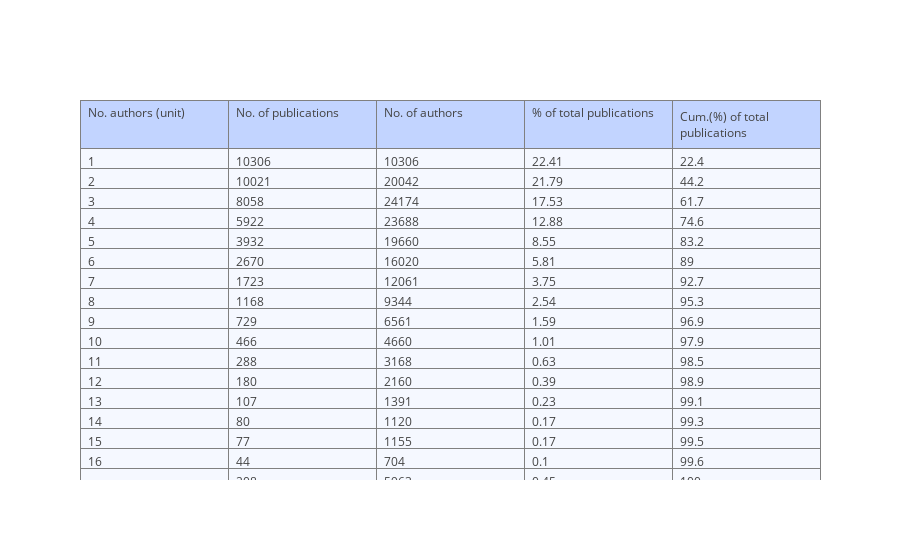

Here is the notebook cell this chart was saved with:
### Markdown cell above
## Dynamics in Publication Networks

### Code cell
# plot authorship patterns 
visual.plot_authorship_ptrn(20)

### Figure 1 — Plotly figure (JSON) as saved in the notebook; plotly's stock layout.template omitted (floating-point values rounded to 4 significant figures)
{"data": [{"cells": {"align": ["left", "left", "left", "left", "left"], "fill": {"color": "#F5F8FF"}, "values": [[1, 2, 3, 4, 5, 6, 7, 8, 9, 10, 11, 12, 13, 14, 15, 16, ">16"], [10306, 10021, 8058, 5922, 3932, 2670, 1723, 1168, 729, 466, 288, 180, 107, 80, 77, 44, 208], [10306, 20042, 24174, 23688, 19660, 16020, 12061, 9344, 6561, 4660, 3168, 2160, 1391, 1120, 1155, 704, 5963], [22.41, 21.79, 17.53, 12.88, 8.55, 5.81, 3.75, 2.54, 1.59, 1.01, 0.63, 0.39, 0.23, 0.17, 0.17, 0.1, 0.45], [22.4, 44.2, 61.7, 74.6, 83.2, 89, 92.7, 95.3, 96.9, 97.9, 98.5, 98.9, 99.1, 99.3, 99.5, 99.6, 100]]}, "header": {"align": ["left", "left", "left", "left", "left"], "fill": {"color": "#C2D4FF"}, "values": ["No. authors (unit)", "No. of publications", "No. of authors", "% of total publications", "Cum.(%) of total publications"]}, "type": "table", "uid": "c16eefab-12c2-4a00-b573-37655bf3cec3"}], "layout": {}}
